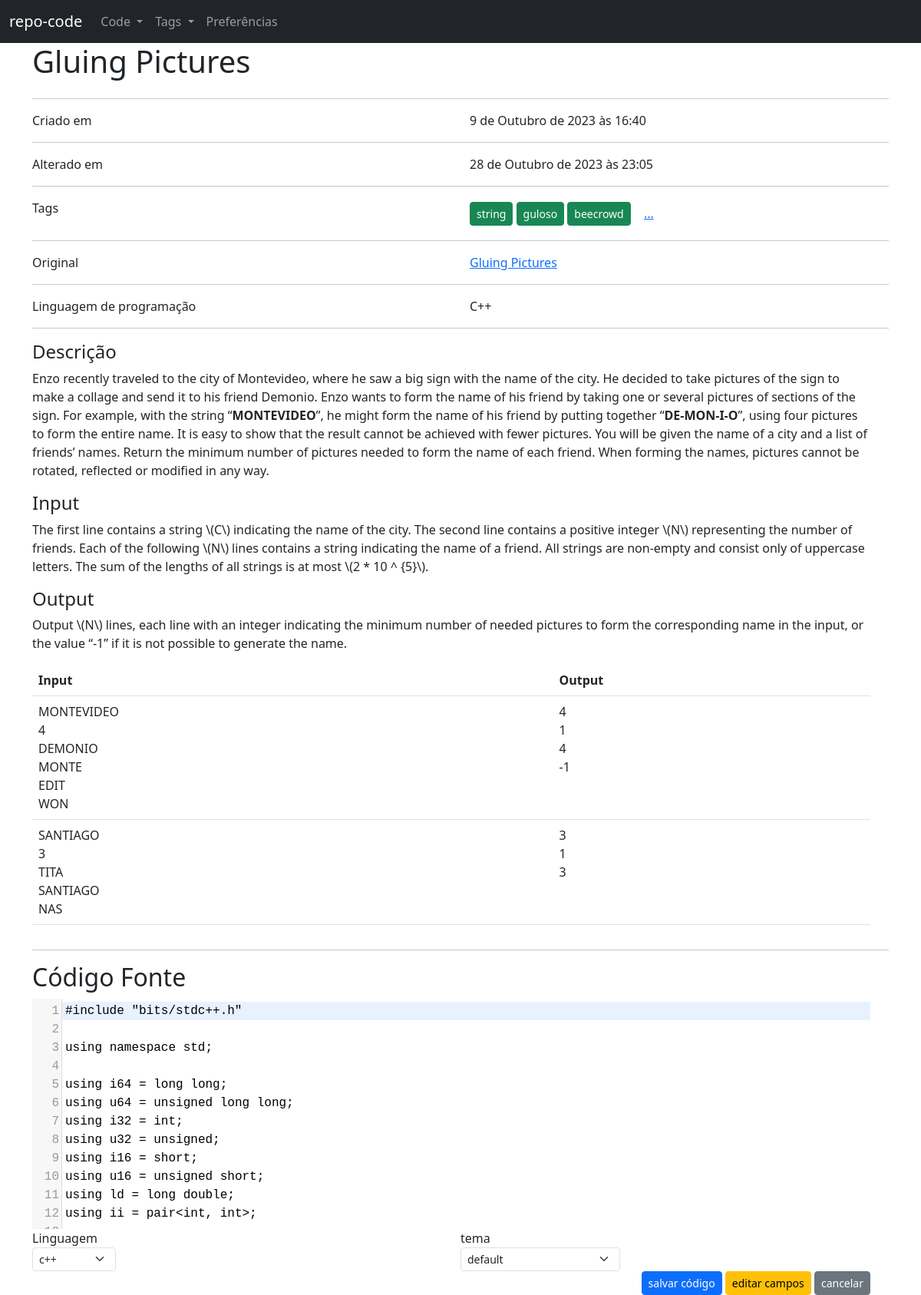
Before: /repo/code/6/ with the older database file.
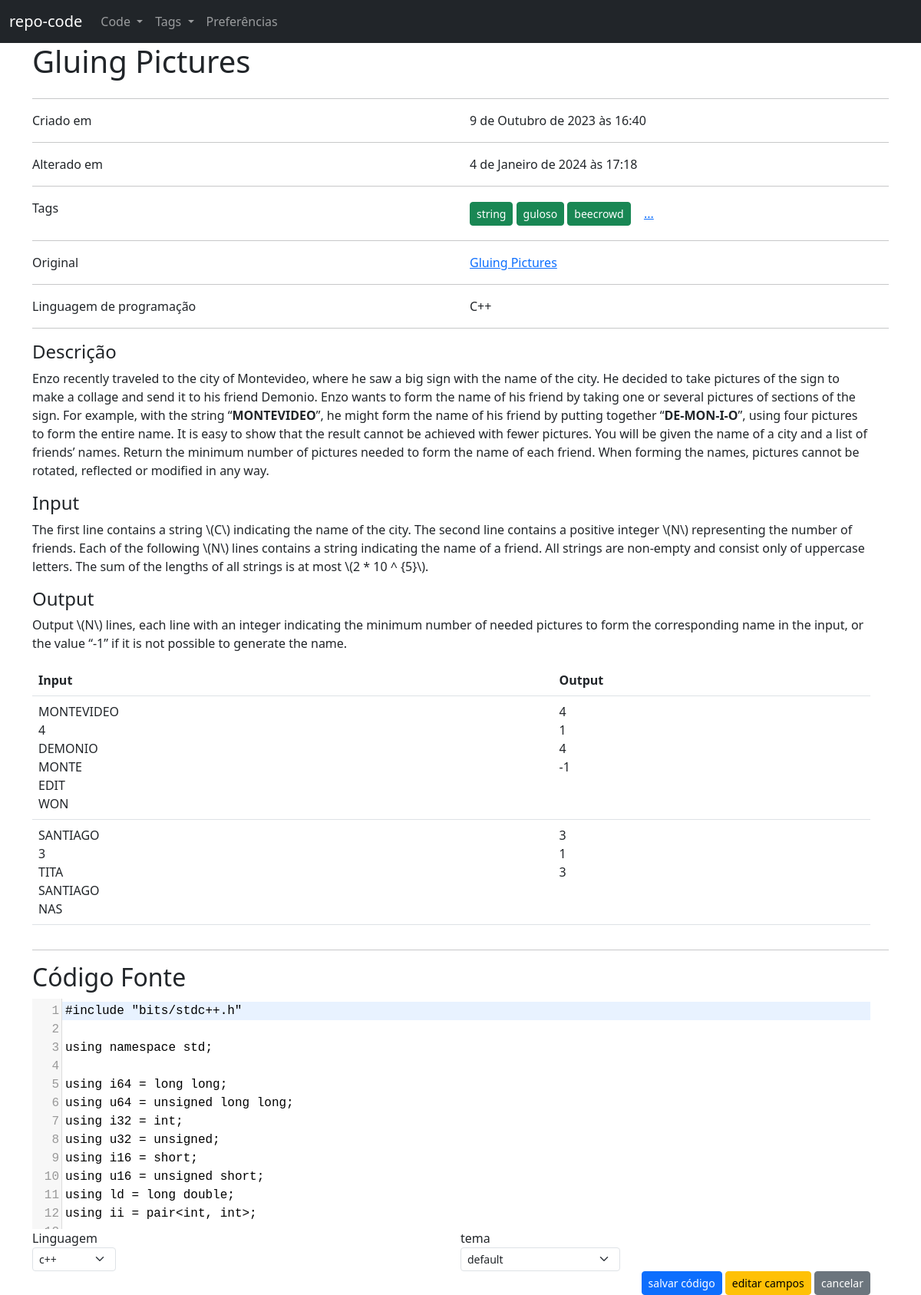
After: the same page with the newer database file.
### repo/models.py (models this page shows, shortened)
class Code(models.Model):
    LANGUAGE_CHOICES = (
        ("c++", "c++"),
        ("py", "python"),
        ("c", "c"),
        ("java", "java"),
        ("c#", "c#"),
        ("js", "javascript")
    )
    DICT_LANGUAGES_CHOICES = dict(LANGUAGE_CHOICES)
    title = models.CharField(max_length = 100)
    createdAt = models.DateTimeField(default = timezone.now)
    updatedAt = models.DateTimeField(default = timezone.now)
    description = models.TextField()
    source = models.TextField()
    tags = models.ManyToManyField(Tag)
    original = models.CharField(max_length = 100)
    language = models.CharField(max_length = 10, choices = LANGUAGE_CHOICES)
    def human_language(self):
        return self.DICT_LANGUAGES_CHOICES[self.language]
    def full_description(self):
        return f'<div class = "container">{self.description}</div>'

class Tag(models.Model):
    name = models.CharField(max_length = 50)
    human_name = models.CharField(max_length = 50)
    description = models.TextField()

### repo/code_views.py (the view)
# urls.py: path('<int:key>/', code_views.source, name = 'repo_code_view'),
@require_http_methods(['GET'])
def source(request, key):
    try:
        code = Code.objects.get(pk = key)
        partial_tags = code.tags.all()[:3]
        languages = sorted(Code.LANGUAGE_CHOICES, key = lambda x: x[1])
        themes = os.listdir(os.path.join('templates', 'static', 'js', 'codemirror', 'theme'))
        css_files = list(map(lambda f: os.path.join('js', 'codemirror', 'theme', f), themes))
        themes = list(map(lambda t: t.split('.')[0], themes))
        return render(request, 'code/code.html', {
            'source' : code,
            'partial_tags': partial_tags,
            'themes': themes,
            'css_files': css_files,
            'languages': languages
        })
    except ObjectDoesNotExist as ex:
        return render(request, '404.html', {'message': ex})

### repo/templates/code/code.html (shortened to what this page needs)
{% extends "base.html" %}
{% load static %}
{% block 'css' %}
<link href = "{% static 'js/codemirror/lib/codemirror.css' %}" rel="stylesheet">
<link href = "{% static 'js/codemirror/addon/hint/show-hint.css' %}" rel="stylesheet">
{% for css in css_files %}
    <link href = "{% static css %}" rel = "stylesheet">
{% endfor %}
{% endblock %}
{% block 'main' %}
<div class = "container">
    <div class = "row">
        <h1>{{ source.title }}</h1>
    </div>
    <hr>
    <div class = "row">
        <div class = "col">
            Criado em
        </div>
        <div class = "col">
            {{ source.createdAt }}
        </div>
    </div>
    <hr>
    <div class = "row">
        <div class = "col">
            Alterado em
        </div>
        <div class = "col">
            {{ source.updatedAt }}
        </div>
    </div>
    <hr>
    <div class = "row">
        <div class = "col">
            Tags
        </div>
        <div class = "col">
            {% for tag in partial_tags %}
                <a class = "btn btn-sm btn-success" href = "{% url 'repo_tag_view' tag.id %}"> {{ tag.human_name }} </a>
            {% endfor %}
            {% if source.tags.count > 3 %}
                <a class="btn btn-link" data-bs-toggle="modal" data-bs-target="#tagsModal"> ... </a>
            {% endif %}
        </div>
    </div>
    {% if source.original %}
    <hr>
    <div class = "row">
        <div class = "col">
            Original
        </div>
        <div class = "col">
            <a href = "{{source.original}}" target = "__blank"> {{ source.title }} </a>
        </div>
    </div>
    {% endif %}
    <hr>
    <div class = "row">
        <div class = "col">
            Linguagem de programação
        </div>
        <Div class = "col">
            {{ source.human_language.title }}
        </div>
    </div>
    <hr>
    <div class = "row">
        <div class = "row">
            <h4> Descrição </h4>
        </div>
        <div class = "row">
            {{ source.full_description | safe }}
        </div>
    </div>
    <hr>
    <div class = "row">
        <div class = "row">
            <h2> Código Fonte </h2>
        <div>
        <div class = "row">
            <form id = "sourceForm" method = "post" action = "{% url 'repo_code_update_source' source.id %}">
                <div class = "row">
                </div>
                <div class = "row">
                    <div class = "col">
                        <div class = "form-group">
                            <label> Linguagem </label>
                            <select id = "language" name = "language" class = "form-select form-select-sm w-auto" >
                                {% for lang, hu_lang in languages %}
                                    {% if source.language == lang %}
                                        <option value = "{{lang}}" selected> {{hu_lang}} </option>
                                    {% else %}
                                        <option value = "{{lang}}"> {{hu_lang}} </option>
                                    {% endif %}
                                {% endfor %}
                            </select>
                        </div>
                    </div>
                    <div class = "col">
                        <div class = "form-group">
                            <label>tema</label>
                            <select id = "theme" name = "theme" class = "form-select form-select-sm w-auto" >
                               {% if request.session.codeTheme == 'default' %}
                                    <option value = "default" selected>default</option>
                               {% else %}
                                    <option value = "default">default</option>
                               {% endif %}
                            </select>
                        </div>
                    </div>
                </div>
                <div class = "text-end">
                    <button type = "button" data-bs-toggle="modal" data-bs-target="#saveCodeModal" class = "btn btn-primary btn-sm"> salvar código </button>
                    <a class = "btn btn-warning btn-sm"  href = "{% url 'repo_code_update' source.id  %}"> editar campos </a> </h1>
                    <a class = "btn btn-secondary btn-sm" href = "{% url 'repo_code_view' source.id %}"> cancelar </a>
                </div>
            </form>
        </div>
    </div>
</div>
{% endblock %}

### templates/base.html (shortened to what this page needs)
{% load static %}
<!doctype html>
<html lang = "pt-br">
<head>
    <link href = "{% static 'css/bootstrap.min.css' %}" rel = "stylesheet">
    {% block 'css' %} {% endblock %}
</head>
<body>
    {% if request.session.backgroundTheme == 'on' %}
    <nav class = "navbar navbar-expand-lg bg-light navbar-light">
    {% else %}
    <nav class = "navbar navbar-expand-lg bg-dark navbar-dark">
    {% endif %}
        <div class = "container-fluid">
            <a href = "{% url 'repo_inicio' %}" class="navbar-brand"> repo-code </a>
            <div class="collapse navbar-collapse">
                <ul class="navbar-nav navbar-nav-scroll">
                    <li class="nav-item dropdown">
                      <a data-bs-toggle="dropdown" class = "nav-link dropdown-toggle" href = "#" role = "button"> Code </a>
                    </li>
                    <li class="nav-item dropdown">
                      <a data-bs-toggle="dropdown" class = "nav-link dropdown-toggle" href = "#" role = "button"> Tags </a>
                    </li>
                    <li class = "nav-item">
                        <a class = "nav-link" href = "{% url 'repo_preferences' %}">Preferências</a>
                    </li>
                </ul>
            </div>
        </div>
    </nav>
    {% block 'main' %}
    {% endblock %}
</body>
</html>

Changed rows visible on the page:
changed Code "Gluing Pictures": updatedAt "28 de Outubro de 2023 às 23:05" → "4 de Janeiro de 2024 às 17:18"
